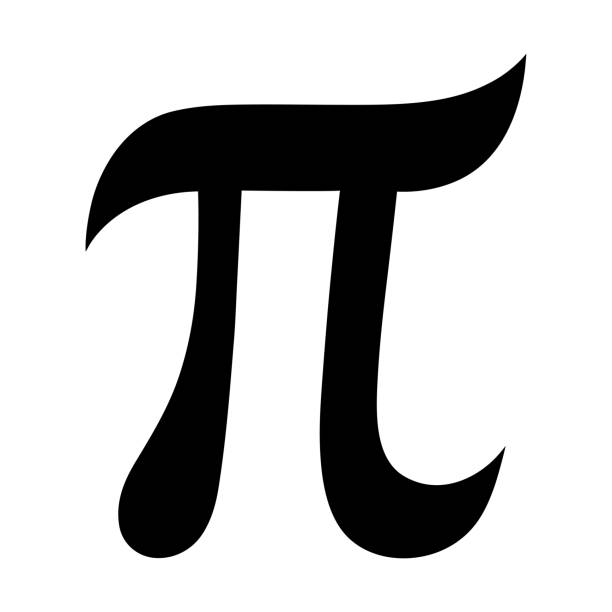
#> input picture pi.jpg, 612 x 612 px
$ python imageFourier.py
#> lines starting #> are read from the running program, lines starting #| are printed output that depends on the picture; after the words box and inside, x2 and y2 are one past the last pixel; in counts of white or black regions, pixels touching at a corner belong together
### contours.py
import cv2
import numpy as np
from math import tau
import matplotlib.pyplot as plt
from scipy import signal


class Contours:
    def __init__(self, path, number=200) -> None:
        self.number = number
        self.img = cv2.imread(path, cv2.IMREAD_GRAYSCALE)
        self.img = cv2.bitwise_not(self.img)
        self.get_contour()
        self.interpolate_contour()
        self.lissage_contour(order=10)
        self.show_result()

    def get_contour(self):
        _, bin = cv2.threshold(self.img, 0, 255, cv2.THRESH_BINARY)
        contours, _  = cv2.findContours(bin, cv2.RETR_EXTERNAL, cv2.CHAIN_APPROX_NONE)
        self.contour = max(contours, key=cv2.contourArea)
        color = cv2.cvtColor(self.img, cv2.COLOR_GRAY2BGR)
        cv2.drawContours(color, self.contour, -1, (0, 0, 255), 2)
        self.put_text(color, len(self.contour))
        title = 'image_originale.png'
        cv2.imwrite(title, color)

    def put_text(self, img, nb):
        text = f'nb de points : {nb}'
        p = (10, 50)
        font = 1
        font_scale = 1.0
        color = (255, 255, 255)
        thick = 2
        cv2.putText(img, text, p, font, font_scale, color, thick)

    def interpolate_contour(self):
        x = [v[0] for [v] in self.contour]
        y = [v[1] for [v] in self.contour]
        angle = np.linspace(0, tau, len(x))
        xvals = np.linspace(0, tau, self.number)
        vx = np.interp(xvals, angle, x)
        vy = np.interp(xvals, angle, y)
        self.contour = list(zip(vx, vy))


    def lissage_contour(self, order):
        center = self.get_center(self.contour)
        x = [v[0] for v in self.contour]-np.array(center[0])
        y = [v[1] for v in self.contour]-np.array(center[1])
        self.contour = list(zip(x, y))
        vx = self.cyclic_moving_av(x, n=order)
        vy = self.cyclic_moving_av(y, n=order)
        self.liss = list(zip(vx, vy))


    def get_center(self, cont):
        x = [v[0] for v in cont]
        y = [v[1] for v in cont]
        center = [np.mean(x), np.mean(y)]
        return center

    def cyclic_moving_av(self, a, n=3, win_type='boxcar'):
        window = signal.get_window(win_type, n, fftbins=False).reshape((1, n))
        shp_a = a.shape
        b = signal.convolve2d(a.reshape((np.prod(shp_a[:-1], dtype=int), shp_a[-1])),
                              window, boundary='wrap', mode='same')
        return (b / np.sum(window)).reshape(shp_a)


    def show_result(self):
        fig = plt.figure(figsize=(15, 5))
        ax0 = fig.add_subplot(131)
        ax0.imshow(self.img, cmap='gray')
        ax1 = fig.add_subplot(132)
        self.plot_contour(self.contour, ax1)
        x = [v[0] for v in self.contour]
        y = [v[1] for v in self.contour]
        ax1.scatter(x, y)
        ax2 = fig.add_subplot(133)
        self.plot_contour(self.liss, ax2)
        plt.show()


    def plot_contour(self, contour, ax):
        x = [v[0] for v in contour]
        y = [v[1] for v in contour]
        ax.plot(x, y)
        ax.invert_yaxis()
        ax.grid(True)


# [3 lines that do not run on import are left out]

### imageFourier.py
import cv2
import matplotlib.pyplot as plt
import numpy as np
from math import tau

from contours import Contours

class DFT2D(Contours):
    def __init__(self, path, number=200) -> None:
        super().__init__(path, number)
#> in __init__, self.img is the input picture: shape (612, 612); min 0, max 255, mean 197.8
#> in __init__, `self.img = cv2.bitwise_not(self.img)`:
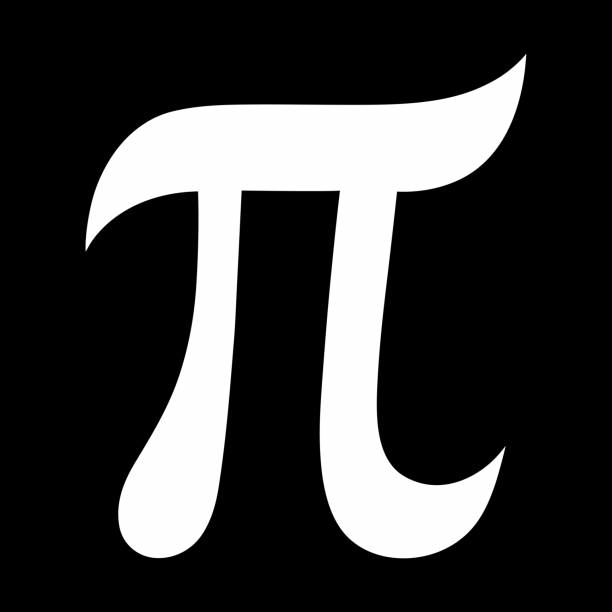
#> self.img: shape (612, 612); min 0, max 255, mean 57.2
#> in get_contour, `_, bin = cv2.threshold(self.img, 0, 255, cv2.THRESH_BINARY)`:
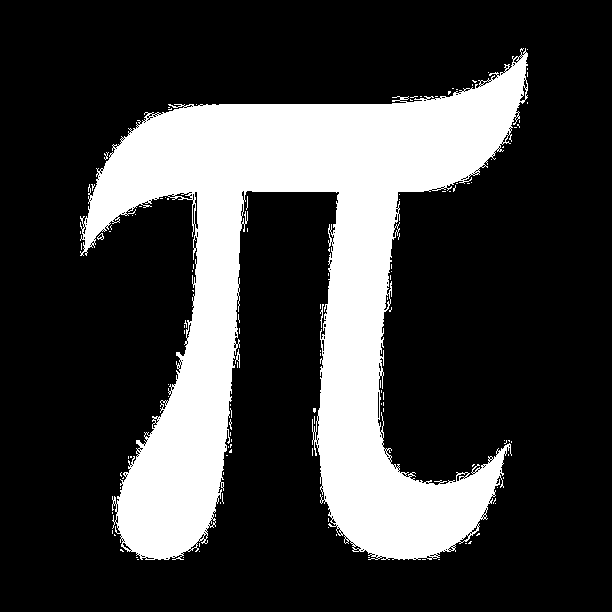
#> bin: shape (612, 612); 24.3% white; 125 white regions (121 under 20 px)
#> in get_contour, `contours, _  = cv2.findContours(bin, cv2.RETR_EXTERNAL, cv2.CHAIN_APPR..`: contours = 124 contours, 122 with area under 20; largest, box (x1, y1, x2, y2) and area: (80, 48, 528, 560) 89348, (97, 233, 104, 240) 22
#> in get_contour, `self.contour = max(contours, key=cv2.contourArea)`: self.contour = contour of 5141 points, box (x1, y1, x2, y2) (80, 48, 528, 560), area 89348
#> in get_contour, `cv2.drawContours(color, self.contour, -1, (0, 0, 255), 2)`:
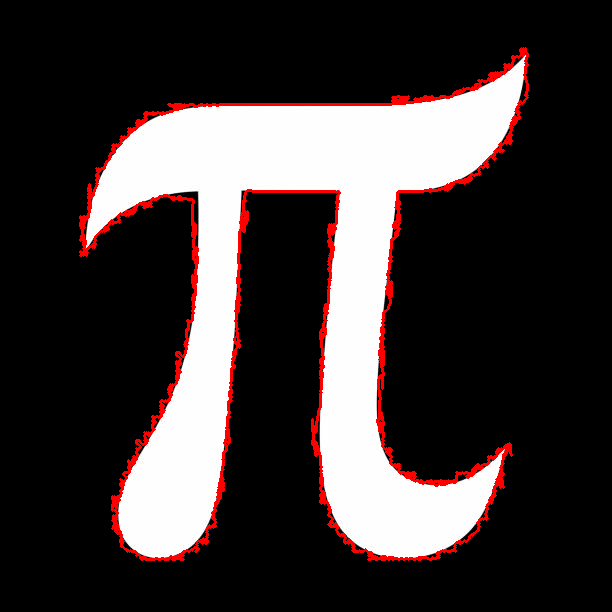
#> color: shape (612, 612, 3); mean B, G, R 56.1, 56.1, 64.3
#> in interpolate_contour, `x = [v[0] for [v] in self.contour]`: x = 5141 values, max 527 at index 5069, min 80 at index 912, mean 299.1
#> in interpolate_contour, `y = [v[1] for [v] in self.contour]`: y = 5141 values, max 559 at index 2010, min 48 at index 0, mean 316.3
#> in interpolate_contour, `angle = np.linspace(0, tau, len(x))`: angle = 5141 values from 0 to 6.28
#> in interpolate_contour, `vx = np.interp(xvals, angle, x)`: vx = 200 values, max 527 at index 198, min 80.15 at index 36, mean 300.1
#> in interpolate_contour, `vy = np.interp(xvals, angle, y)`: vy = 200 values, max 559 at index 79, min 48 at index 0, mean 314.8
#> in interpolate_contour, `self.contour = list(zip(vx, vy))`: self.contour = 200 pairs, first value 80.15 to 527, second value 48 to 559
#> in get_center, `x = [v[0] for v in cont]`: x has the same summary as vx in interpolate_contour
#> in get_center, `y = [v[1] for v in cont]`: y has the same summary as vy in interpolate_contour
#> in get_center, `center = [np.mean(x), np.mean(y)]`: center = [300.1, 314.8]
#> in lissage_contour, `x = [v[0] for v in self.contour]-np.array(center[0])`: x = 200 values, max 226.9 at index 198, min -220 at index 36, mean 1.82e-14
#> in lissage_contour, `y = [v[1] for v in self.contour]-np.array(center[1])`: y = 200 values, max 244.2 at index 79, min -266.8 at index 0, mean -4.32e-14
#> in lissage_contour, `self.contour = list(zip(x, y))`: self.contour = 200 pairs, first value -220 to 226.9, second value -266.8 to 244.2
#> in lissage_contour, `vx = self.cyclic_moving_av(x, n=order)`: vx = 200 values, max 216.7 at index 198, min -212.9 at index 36, mean 1.82e-14
#> in lissage_contour, `vy = self.cyclic_moving_av(y, n=order)`: vy = 200 values, max 235.5 at index 141, min -245.3 at index 2, mean -3.18e-14
#> in lissage_contour, `self.liss = list(zip(vx, vy))`: self.liss = 200 pairs, first value -212.9 to 216.7, second value -245.3 to 235.5
#> in show_result, `plt.show()`:
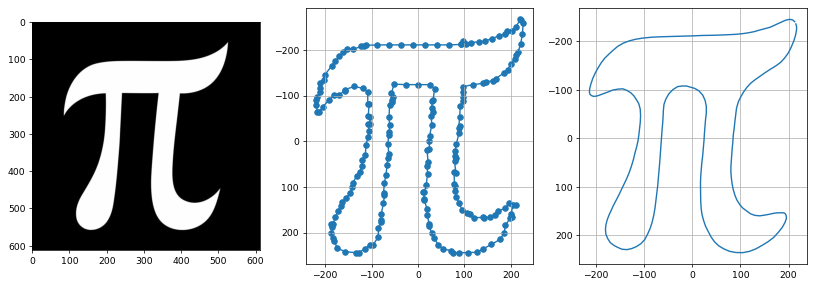
#> figure drawn by matplotlib, 3 panels
        self.order = [5, 5]
        self.create_image()
#> in create_image, `x = [v[0] for v in self.liss]`: x has the same summary as vx in lissage_contour
#> in create_image, `y = [v[1] for v in self.liss]`: y has the same summary as vy in lissage_contour
        self.create_mask()
        self.calcul_DFT()

    def create_image(self):
        x = [v[0] for v in self.liss]
        y = [v[1] for v in self.liss]
        vx = self.normalise_data(x)
#> in normalise_data, `min_vals = np.min(data, axis=0)`: min_vals = -212.9
#> in normalise_data, `max_vals = np.max(data, axis=0)`: max_vals = 216.7
#> in normalise_data, `self.dim = [min_vals, max_vals]`: self.dim = [-212.9, 216.7]
#> in normalise_data, `normalized_data = (data - min_vals) / (max_vals - min_vals)`: normalized_data = 200 values, max 1 at index 198, min 0 at index 36, mean 0.496
        vy = self.normalise_data(y)
        line = []
        self.image = np.zeros((100, 100), dtype=np.uint8)
        for x, y in zip(vx, vy):
            p = [x*100, y*100]
            line.append(p)
        line = np.array(line).astype(int)
        tot = []
        tot.append(line)
        cv2.fillPoly(self.image, tot, (255))


    def create_mask(self):
        h, w = self.image.shape
        mid_h = h//2
        mid_w = w//2
        ord_x, ord_y = self.order
        self.mask = np.zeros((h, w, 2), float)
        x0, x1 = mid_w-ord_x, mid_w+ord_x
        y0, y1 = mid_h-ord_y, mid_h+ord_y
        self.mask[y0:y1, x0:x1] = 1

    def calcul_DFT(self):
        float_image = self.image.astype(np.float32) / 255.0
        shift_image = self.calculCoef2D(float_image)
        ifft = shift_image*self.mask
        result_image = self.getImageWithCoef(ifft)

        fig = plt.figure(figsize=(15, 5))
        ax0 = fig.add_subplot(131)
        ax0.imshow(self.image, cmap='gray')

        ax1 = fig.add_subplot(132, projection='3d')
        ax1.set_title(f'order DFT = {self.order}')
        self.plot_mag(ifft, ax1)
        self.plot_mask(ax1)

        ax2 = fig.add_subplot(133)
        ax2.set_title('result')
        ax2.imshow(result_image, cmap='gray')
        #plt.show()
        title = f'Pictures/image_DFT_{self.order}.png'
        plt.savefig(title)

    def plot_mat(self, mat, ax, color='black'):
        h, w = mat.shape

        for i in range(h):
            x, y, z = [], [], []
            for j in range(w):
                v = mat[i][j]
                x.append(j)
                y.append(i)
                z.append(v)
            ax.plot3D(x, y, z, linewidth=0.3, color=color)


    def plot_mask(self, ax):
        h, w = self.mask.shape[:2]
        mid_h = h//2
        mid_w = w//2
        ord_x, ord_y = self.order
        x0, x1 = mid_w-ord_x, mid_w+ord_x
        y0, y1 = mid_h-ord_y, mid_h+ord_y
        x = [x0, x1, x1, x0, x0]
        y = [y0, y0, y1, y1, y0]
        z = [0, 0, 0, 0, 0]
        ax.plot3D(y, x, z, color='black', linewidth=2)


    def normalise_data(self, data):
        min_vals = np.min(data, axis=0)
        max_vals = np.max(data, axis=0)
        self.dim = [min_vals, max_vals]
        normalized_data = (data - min_vals) / (max_vals - min_vals)
        return normalized_data

    def calculCoef2D(self, img):
        dft_result = cv2.dft(img, flags=cv2.DFT_COMPLEX_OUTPUT)
        shift = np.fft.fftshift(dft_result)
        return shift

    def getImageWithCoef(self, coef):
        fft_ifft_shift = np.fft.ifftshift(coef)
        result = cv2.idft(fft_ifft_shift, flags=cv2.DFT_SCALE | cv2.DFT_REAL_OUTPUT)

        return result

    def plot_mag(self, shift, ax):
        mat = cv2.magnitude(shift[:,:,0], shift[:,:,1])
        h, w = mat.shape

        for i in range(h):
            x, y, z = [], [], []
            for j in range(w):
                v = mat[i][j]
                x.append(i)
                y.append(j)
                z.append(v)
            ax.plot3D(x, y, z)


if __name__ == '__main__':
    path = 'pi.jpg'
    DFT2D(path, number=200)
#> in create_image, `vx = self.normalise_data(x)`: vx has the same summary as normalized_data in normalise_data
#> in create_image, `vy = self.normalise_data(y)`: vy = 200 values, max 1 at index 141, min 0 at index 2, mean 0.51
#> the loop in create_image, `for x, y in zip(vx, vy):` made 200 passes
#> (x, y, p) on passes 1 to 3: (0.991, 0.0101, [99.07, 1.01]), (0.981, 0.0026, [98.11, 0.26]), (0.967, 0, [96.68, 0])
#> after the loop in create_image, `for x, y in zip(vx, vy):`: line = 200 pairs, first value 0 to 100, second value 0 to 100
#> in create_image, `cv2.fillPoly(self.image, tot, (255))`:
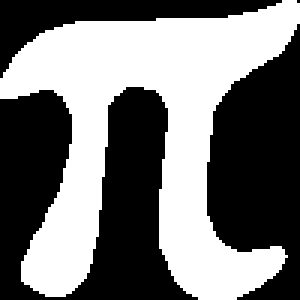
#> self.image: shape (100, 100) (shown 3 times larger); 46.2% white; 1 white region, box (x1, y1, x2, y2) and area: (0, 0, 100, 100) 4623
#> in getImageWithCoef, `result = cv2.idft(fft_ifft_shift, flags=cv2.DFT_SCALE | cv2.DFT_REAL_O..`:
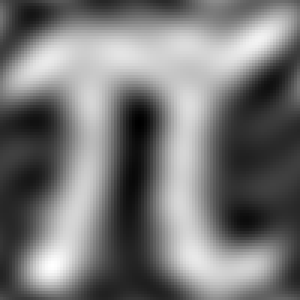
#> result: shape (100, 100) float64 (shown 3 times larger); min -0.331, max 1.37, mean 0.462; drawn with min black and max white
#> in calcul_DFT, `plt.savefig(title)`:
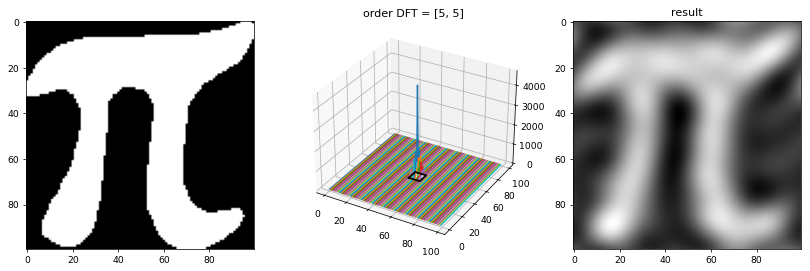
#> figure drawn by matplotlib, 3 panels
